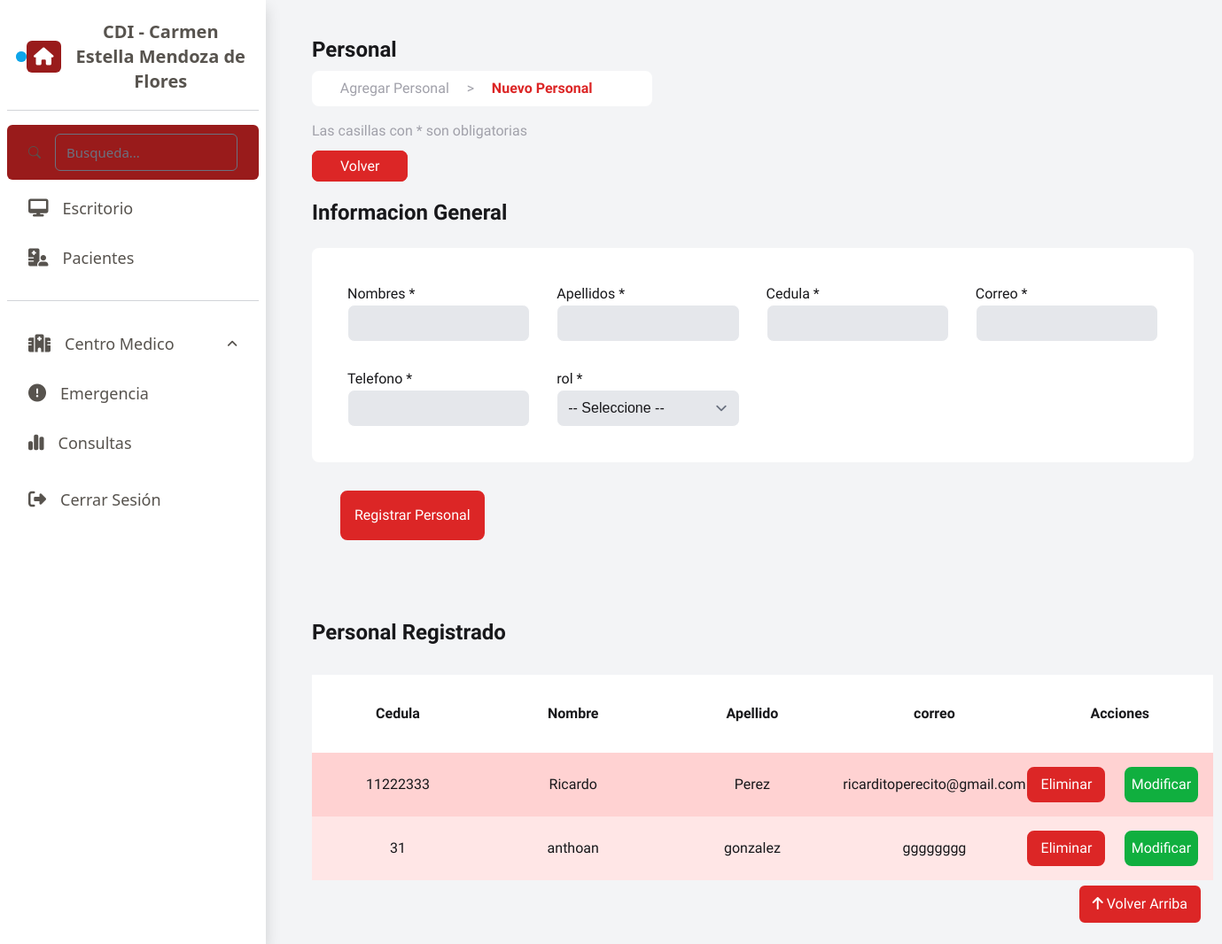
The page /vista/personal.php on the database its author committed.
### tables this page shows
CREATE TABLE `personal` (
  `cedulap` varchar(10) NOT NULL,
  `nombre` varchar(15) NOT NULL,
  `apellido` varchar(15) NOT NULL,
  `correo` varchar(30) NOT NULL,
  `telefono` varchar(15) NOT NULL,
  `rol` varchar(15) NOT NULL,
  PRIMARY KEY (`cedulap`),
  KEY `rol` (`rol`),
  CONSTRAINT `personal_ibfk_1` FOREIGN KEY (`rol`) REFERENCES `roles` (`rol`)
);

### vista/personal.php (the view, shortened to what this page needs)
<?php
    $db = conectarBD();
    $query = "SELECT * FROM personal";
    $resultadoConsulta = mysqli_query($db, $query);
    $cedulap = '';
    $nombre = '';
    $apellido = '';
    $correo = '';
    $telefono = '';
    require 'comunes/librerias.php';
    require 'comunes/head.php';
?>
<body class="form-personal bg-gray-100" style="margin: 2rem 2rem 0 22rem;">
    <section class="contenedor text-zinc-900">
        <h1 class="text-2xl py-2">Personal</h1>
        <p class="text-zinc-400 bg-white border-8 rounded-lg border-white w-96">&nbsp; &nbsp; &nbsp; Agregar Personal &nbsp; &nbsp; > &nbsp; &nbsp;<span class="text-red-600 font-bold">   Nuevo Personal</span></p>
        <p class="text-zinc-400 py-2 my-2">Las casillas con * son obligatorias</p>
        <a href="?pagina=inicio" class="boton px-4 cursor-pointer" style="margin-top: 200px;">Volver</a>
        <h1 class="text-2xl py-4">Informacion General</h1>
        <form action="?pagina=personal" method="POST"  enctype="multipart/form-data">
            <fieldset class="formulario bg-white p-10 rounded-lg">
                <div>
                    <label for="">Nombres *</label>
                    <br>
                    <input type="text" class="bg-gray-200 rounded-lg border-white" name="nombre" id="nombre" value="<?php $nombre ?>">
                </div>
                <div>
                    <label for="">Apellidos *</label>
                    <br>
                    <input type="text" class="bg-gray-200 rounded-lg border-white" name="apellido" id="apellido" value="<?php $apellido ?>">
                </div>
                <div>
                    <label for="">Cedula *</label>
                    <br>
                    <input type="number" class="bg-gray-200 rounded-lg border-white" name="cedulap" id="cedulap" value="<?php $cedulap ?>">
                </div>
                <div>
                    <label for="">Correo *</label>
                    <br>
                    <input type="text" class="bg-gray-200 rounded-lg border-white" name="correo" id="correo" value="<?php $correo ?>">
                </div>
                <div>
                    <label for="">Telefono *</label>
                    <br>
                    <input type="tel" class="bg-gray-200 rounded-lg border-white" name="telefono" id="telefono" value="<?php $telefono ?>">
                </div>
                <div>
                    <label for="">rol *</label>
                    <br>
                    <select name="rol" id="rol" class="bg-gray-200 rounded-lg border-white" style="font-family: 'Arial';">
                        <option value="">-- Seleccione --</option>
                    </select>
                </div>
            </fieldset>
            <button type="submit" class="boton btn btn-primary m-8 p-2" data-bs-toggle="modal" data-bs-target="#staticBackdrop">
                Registrar Personal
            </button>
        </form>
        <div class="fixed-bottom d-flex justify-content-end m-4" id="scroll-to-top">
            <a href="#top" class="btn btn-primary" style="background-color: rgb(220 38 38); border: solid rgb(220 38 38);">
                <i class="fas fa-arrow-up"></i>
                <span>Volver Arriba</span>
            </a>
        </div>
    </section>
    <section class="contenedor text-zinc-900" style="padding: 2rem 0 4rem 0;">
        <h1 class="text-2xl py-6">Personal Registrado</h1>
        <table class="my-2 w-full">
            <thead>
                <tr>
                    <th>Cedula</th>
                    <th>Nombre</th>
                    <th>Apellido</th>
                    <th>correo</th>
                    <th>Acciones</th>
                </tr>
            </thead>
            <tbody>
                <?php while($personal = mysqli_fetch_assoc($resultadoConsulta)): ?>
                <tr>
                    <td class="py-4"> <?php echo $personal['cedulap']; ?> </td>
                    <td> <?php echo $personal['nombre']; ?> </td>
                    <td> <?php echo $personal['apellido']; ?></td>
                    <td> <?php echo $personal['correo']; ?></td>
                    <td>
                        <form action="" method="POST" class="" style="display: flex; justify-content: space-between;">
                            <input type="submit" class="" value="Eliminar" style=" background-color: rgb(220 38 38);
                            border-radius: 0.5rem; border: 0.5rem solid rgb(220 38 38); color: white; width: 5.5rem;">
                            <a href="?pagina=modificarpersonal&cedula=<?php echo $personal['cedulap']; ?>" style="font-family: 'Sora'; background-color: rgb(16, 175, 63);
                            border-radius: 0.5rem; border: 0.5rem solid rgb(16, 175, 63); color: white; margin: 0rem 1rem;">Modificar</a>
                        </form>
                    </td>
                </tr>
                <?php endwhile; ?>
            </tbody>
        </table>
    </section>
</body>

### css/style.css (style rules this page uses)
.boton { font-family: 'Sora'; background-color: rgb(220 38 38); border-radius: 0.5rem; border: 0.5rem solid rgb(220 38 38); color: white; }
.contenedor { font-family: 'Sora'; }
.contenedor h1 { font-weight: 900; }
.formulario { display: grid; grid-template-columns: repeat(4, 1fr); gap: 30px; }
input, select { width: 100%; }
tr { text-align: center; }
th { padding: 2rem 4.5rem; background-color: rgb(255, 255, 255); }
table tbody tr:nth-child(even) { background-color: rgb(255, 230, 230); text-align: center; }
table tbody tr:nth-child(odd) { background-color: rgb(255, 210, 210); text-align: center; }

### rows shown on the page
personal: cedulap "11222333", nombre "Ricardo", apellido "Perez", correo "ricarditoperecito@gmail.com"
personal: cedulap "31", nombre "anthoan", apellido "gonzalez", correo "gggggggg"
